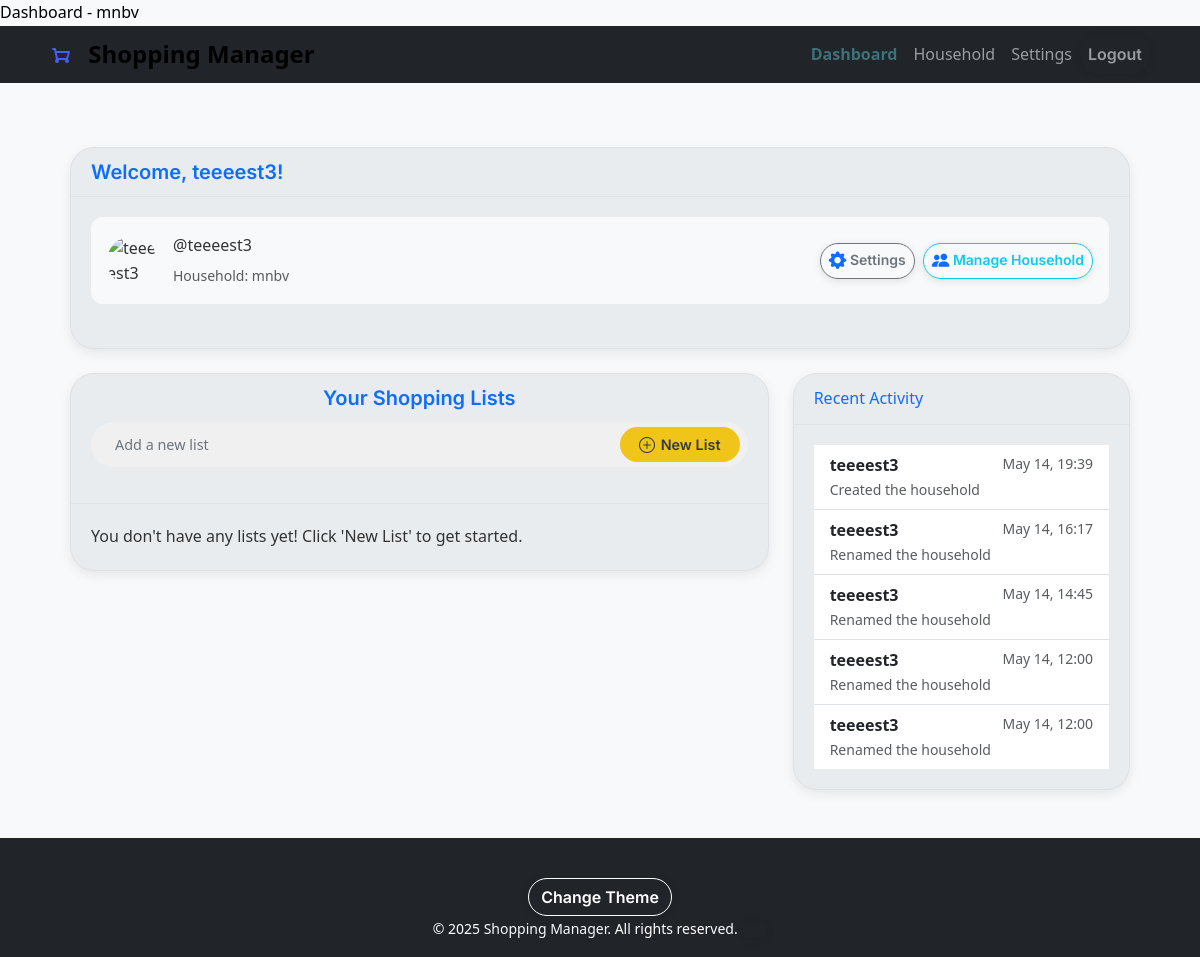
/dashboard (signed in), run on the app's committed database.
### app/models.py (models this page shows, shortened)
class User(db.Model, UserMixin):
    __tablename__ = 'users'
    id = db.Column(db.Integer, primary_key=True)
    username = db.Column(db.String(80), unique=True, nullable=False)
    name = db.Column(db.String(80), nullable=False)
    password = db.Column(db.String(128), nullable=False)
    role = db.Column(db.String(20), default='member')
    avatar_url = db.Column(db.String(256), nullable=True)  # Can be DiceBear URL or local path
    household_id = db.Column(db.Integer, db.ForeignKey('households.id'))
    household = db.relationship('Household', back_populates='members', foreign_keys=[household_id])
    administered_household = db.relationship('Household', back_populates='admin',foreign_keys='Household.admin_id', uselist=False)
    created_lists = db.relationship('ShoppingList', backref='creator', lazy=True)
    added_items = db.relationship('ListItem', backref='added_by', lazy=True)
    activities = db.relationship('ActivityLog', backref='user', lazy=True)

class Household(db.Model):
    __tablename__ = 'households'
    id = db.Column(db.Integer, primary_key=True)
    join_code = db.Column(db.String(36), unique=True, nullable=False, default=lambda: secrets.token_hex(4).upper())
    name = db.Column(db.String(100), nullable=False)
    created_at = db.Column(db.DateTime, default=datetime.now(timezone.utc))
    admin_id = db.Column(db.Integer, db.ForeignKey('users.id'), nullable=False)
    admin = db.relationship('User', back_populates='administered_household', foreign_keys=[admin_id])
    members = db.relationship('User', back_populates='household', lazy=True, foreign_keys='User.household_id')
    shopping_lists = db.relationship('ShoppingList', backref='household', lazy=True, cascade="all, delete-orphan")

class ActivityLog(db.Model):
    __tablename__ = 'activity_log'
    id = db.Column(db.Integer, primary_key=True)
    user_id = db.Column(db.Integer, db.ForeignKey('users.id'), nullable=False)
    household_id = db.Column(db.Integer, db.ForeignKey('households.id'), nullable=False)
    action_type = db.Column(db.String(50), nullable=False)
    timestamp = db.Column(db.DateTime, default=datetime.now(timezone.utc))

### app/routes.py (the view)
@main.route('/dashboard')
@login_required
def dashboard():
    new_list_form = ShoppingListForm()
    household_id = current_user.household_id
    if not household_id:
        flash("You must join or create a household first.", "warning")
        return redirect(url_for('household_bp.setup'))
    household = HouseholdModel.query.get(household_id)
    if not household:
        flash("Household not found.", "danger")
        return redirect(url_for('main.dashboard'))
    is_admin = (current_user.id == household.admin_id)
    all_household_lists = ShoppingListModel.query.filter_by(household_id=household_id)\
                                               .order_by(ShoppingListModel.created_at.desc())\
                                               .all()
    recent_activity = ActivityLog.query.filter_by(household_id=household_id)\
                                     .order_by(ActivityLog.timestamp.desc())\
                                     .limit(5)\
                                     .all()
    return render_template('dashboard.html',
                           title=f"Dashboard - {household.name}",
                           household=household,
                           lists=all_household_lists,
                           is_admin=is_admin,
                           recent_activity=recent_activity,
                           format_action=format_action ,
                           new_list_form=new_list_form
                           )

### app/shopping_lists/forms.py
class ShoppingListForm(FlaskForm):
    name = StringField('List Name', validators=[DataRequired()])
    submit = SubmitField('Create List')

### app/__init__.py (called while the page is built)
def create_app():
    app = Flask(__name__, template_folder=os.path.abspath("templates"), static_folder=os.path.abspath("static"))
    app.config.from_object(Config)
    db.init_app(app)
    migrate.init_app(app, db)
    login_manager.init_app(app)
    bcrypt.init_app(app)
    csrf.init_app(app)
    app.register_blueprint(main)
    app.register_blueprint(auth_bp)
    app.register_blueprint(household_bp, url_prefix='/household')
    app.register_blueprint(shoppinglist_bp, url_prefix='/shopping')
    app.register_blueprint(settings_bp, url_prefix='/settings')
    with app.app_context():
        from .models import User
    @login_manager.user_loader
    def load_user(user_id):
        return User.query.get(int(user_id))
    return app

### templates/dashboard.html (shortened to what this page needs)
{% extends "base.html" %}
{% block content %}
<div class="container mt-4">
    <div class="card sm-card mb-4">
        <div class="card-header"><h5 class="mb-0">Welcome, {{ current_user.name | default('User') }}!</h5></div>
        <div class="card-body">
            <div class="profile-header">
                <img src="{{ current_user.avatar_url }}" alt="{{ current_user.name }}" class="profile-pic-actual">
                <div class="profile-info me-auto">
                    <p class="card-text mb-1">@{{ current_user.username }}</p>
                    {% if current_user.household %}
                        <small class="text-muted">Household: {{ current_user.household.name }}</small>
                    {% else %}
                        <small class="text-muted">Not currently in a household. <a href="{{ url_for('household_bp.setup')}}">Join or Create One!</a></small>
                    {% endif %}
                </div>
                <div class="profile-actions d-flex flex-column flex-sm-row align-items-sm-center">
                    <a href="{{ url_for('settings_bp.account_settings') }}" class="btn btn-sm btn-outline-secondary mb-2 mb-sm-0 me-sm-2">
                        <i class="bi bi-gear-fill"></i> Settings
                    </a>
                    {% if current_user.household and (is_admin or current_user.is_admin_of_household) %}
                    <a href="{{ url_for('household_bp.manage_household') }}" class="btn btn-sm btn-outline-info">
                        <i class="bi bi-people-fill"></i> Manage Household
                    </a>
                    {% endif %}
                </div>
            </div>
        </div>
    </div>
    <div class="row">
        <div class="col-md-8">
            <div class="card sm-card mb-4">
                <div class="card-header">
                    <div class="list-header-controls">
                        <h2 class="h4 list-header-title">Your Shopping Lists</h2>
                        <div class="header-actions-toolbar">
                            <div class="header-action-group" id="headerQuickAddGroup">
                                <div class="dashboard-new-list-container">
                                    <form class="d-flex my-auto" role="New List" id="dashboardListAddForm" action="{{ url_for('shoppinglist_bp.create_list') }}" method="post">
                                        <div class="shopping-new-list-pill-container">
                                        {{ new_list_form.name(class_='form-control' + (' is-invalid' if new_list_form.name.errors else ''), placeholder="Add a new list", id="dashboardNewListInput", type="text", aria_label="New List") }}
                                            <button class="btn btn-new-list-custom expanded" type="submit" id="dashboardNewListBtn">
                                                    <i class="bi bi-plus-circle"></i>
                                                    <span class="New-List-text">New List</span>
                                            </button>
                                        </div>
                                    </form>
                                </div>
                            </div>
                        </div>
                    </div>
                </div>
                <div class="card-body">
                    {% if lists %}
                    <div class="table-responsive">
                        <table class="table align-middle" id="shoppingListsTable">
                            <thead>
                                <tr>
                                    <th scope="col">List Name</th>
                                    <th scope="col">Items</th>
                                    <th scope="col" class="text-end">Actions</th>
                                </tr>
                            </thead>
                            <tbody>
                                {% for list in lists %}
                                <tr id="list-row-{{ list.id }}" class="{% if list.items_count == 0 %}table-warning{% endif %}">
                                    <td>
                                        <strong>{{ list.name }}</strong>
                                        {% if list.items_count == 0 %}
                                            <span class="badge bg-secondary ms-2 d-inline-block d-md-none">Empty</span>
                                        {% endif %}
                                    </td>
                                    <td>
                                        {{ list.items_count | default(0) }}
                                    </td>
                                    <td class="text-end">
                                        <div class="btn-group">
                                            <a href="{{ url_for('shoppinglist_bp.edit_list', list_id=list.id) }}"
                                            class="btn btn-sm btn-outline-secondary" title="Edit List Name">
                                            <i class="bi bi-pencil-square"></i>
                                            </a>
                                            <button type="submit"
                                                    class="btn btn-sm btn-outline-danger delete-list-btn"
                                                    title="Delete List"
                                                    data-bs-toggle="modal"
                                                    data-bs-target="#confirmModal"
                                                    data-modal-title="Confirm List Deletion"
                                                    data-modal-body="Are you sure you want to delete the list '{{ list.name | escape }}' and all its items? This cannot be undone."
                                                    data-modal-confirm-text="Delete List"
                                                    data-modal-confirm-class="btn-danger"
                                                    data-action-url="{{ url_for('shoppinglist_bp.delete_list', list_id=list.id) }}"
                                                    data-target-element-selector="#list-row-{{ list.id }}"
                                                    data-redirect-url="{{ url_for('main.dashboard') }}">
                                                <i class="bi bi-trash"></i>
                                            </button>
                                            <a href="{{ url_for('shoppinglist_bp.view_list', list_id=list.id) }}"
                                            class="btn btn-sm btn-outline-primary">
                                            <i class="bi bi-eye-fill"></i> <span class="d-none d-sm-inline">View</span>
                                            </a>
                                        </div>
                                    </td>
                                </tr>
                                {% endfor %}
                            </tbody>
                        </table>
                    </div>
                    {% else %}
                    <div>
                        <p class="card-text">You don't have any lists yet! Click 'New List' to get started.</p>
                    </div>
                {% endif%}
                </div>
            </div>
        </div>
        <div class="col-md-4">
            <div class="card sm-card mb-4">
                <div class="card-header">Recent Activity</div>
                <div class="card-body">
                    {% if recent_activity %}
                    <ul class="list-group list-group-flush">
                        {% for activity in recent_activity %}
                        <li class="list-group-item d-flex justify-content-between align-items-start">
                            <div>
                                <strong>{{ activity.user.name }}</strong>
                                <small class="text-muted d-block">{{ format_action(activity.action_type) }}</small>
                            </div>
                            <small class="text-muted text-nowrap">{{ activity.timestamp.strftime('%b %d, %H:%M')}}</small>
                        </li>
                        {% endfor %}
                    </ul>
                    {% else %}
                    <p class="card-text">No Activity Yet!</p>
                    {% endif %}
                </div>
            </div>
        </div>
    </div>
</div>
{% endblock %}

### static/css/base.css (style rules this page uses)
* { margin: 0; padding: 0; box-sizing: border-box; font-family: 'Inter' sans-serif; }
body { line-height: 1.6; color: var(--dark); background-color: var(--light); font-weight: 400; }
.container { width: 100%; margin: 0 auto; padding: 0 20px; }
h1,h2,h3,h4,h5,h6,.h1,.h2,.h3,.h4,.h5,.h6 { font-family: 'Inter', sans-serif; font-weight: 600; }
h2 { font-size: 2.5rem; margin-bottom: 1rem; }

### static/css/variables.css (style rules this page uses)
:root { --color-primary: #3D717A; --color-primary-darker: #315a61; --color-primary-darkest: #254247; --color-text-primary: #111827; --color-text-secondary: #374151; --color-bg-main: #ffffff; --color-bg-secondary: #f8f9fa; --color-border-color: #dee2e6; --color-success: #10b981; --color-success-hover: #0b6144; --color-danger: #ef4444; --color-danger-hover: #dc2626; --color-info: #00d5ff; --color-warning: #ffc107; --progress-bar-dot-size: 0.75rem; --your-progress-track-bg-color: #e9ecef; --your-primary-color: #0d6efd; }
.card { background-color: var(--bs-secondary-bg); border-color: var(--bs-border-color); }
.card-header { background-color: rgba(var(--bs-secondary-rgb), 0.5); border-bottom-color: var(--bs-border-color); }

### data on the page
User: name "teeeest3", username "teeeest3"
Household: household.name "mnbv"
ActivityLog: user.name "teeeest3", action_type "Created the household", timestamp "May 14, 19:39"
ActivityLog: user.name "teeeest3", action_type "Renamed the household", timestamp "May 14, 16:17"
ActivityLog: user.name "teeeest3", action_type "Renamed the household", timestamp "May 14, 14:45"
ActivityLog: user.name "teeeest3", action_type "Renamed the household", timestamp "May 14, 12:00"
ActivityLog: user.name "teeeest3", action_type "Renamed the household", timestamp "May 14, 12:00"
